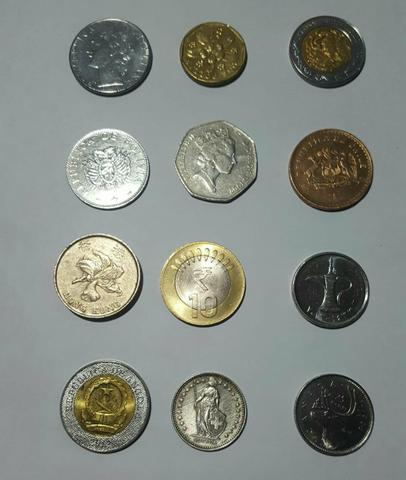
#> input picture Operations with Images/Photos/moedas.jpg, 406 x 480 px
$ python imageHistrogram.py
#> lines starting #> are read from the running program, lines starting #| are printed output that depends on the picture
import cv2
import numpy as np
from matplotlib import pyplot as plt

# Reading the Image from the disk
image = cv2.imread("Photos/moedas.jpg", 0)
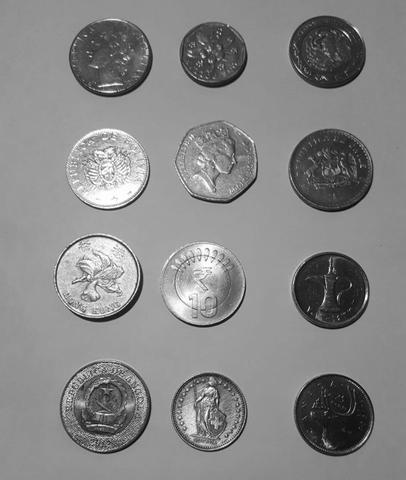
#> image: shape (480, 406); min 1, max 255, mean 135.4
# Crating the histogram
# In this function, We needed to use another funciont (ravel) to transform the data from a matrice 2x2 to a Vector
plt.hist(image.ravel(), 256, [0, 256])
cv2.imshow("Imagem Original", image)
# Show the data in the screen
plt.show()
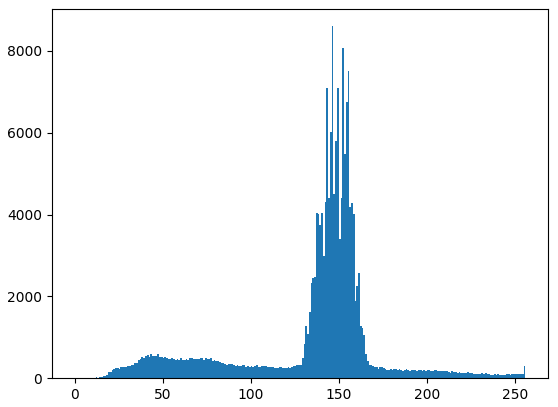
#> figure drawn by matplotlib, 1 panel; tallest bar 8606 high, from x = 146 to 147
cv2.waitKey()
cv2.destroyAllWindows()

# ColorFull Histogram

imageColor = cv2.imread("soccer.jpg")
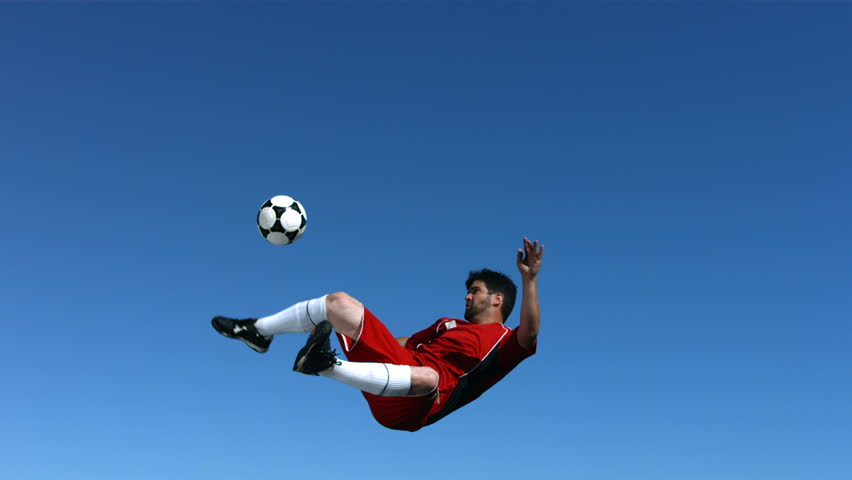
#> input picture Operations with Images/soccer.jpg, 852 x 480 px
#> imageColor is the input picture: shape (480, 852, 3); mean B, G, R 165, 107.1, 57.8
color = ('b', 'g', 'r')  # List of Colors of Histogram

for i, col in enumerate(color):
    histogram = cv2.calcHist([imageColor], [i], None, [256], [0, 256])
    # We used an function to calc the histogram using OpenCV
    plt.plot(histogram, color=col)
    plt.xlim([0, 256])

# Showing the data on the screen
cv2.imshow("Imagaem Original", imageColor)
plt.show()
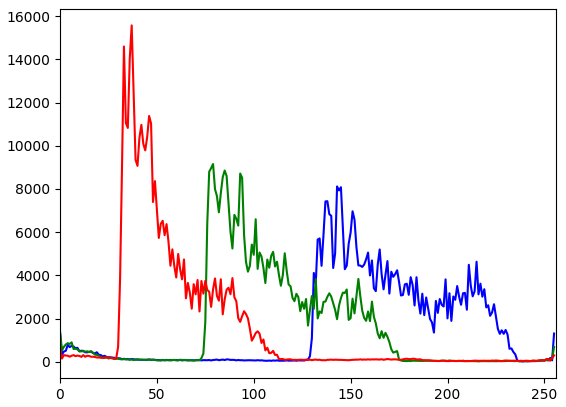
#> figure drawn by matplotlib, 1 panel; curve peaks at x = 143, y = 8117; curve peaks at x = 79, y = 9154; curve peaks at x = 37, y = 15574
cv2.waitKey()
cv2.destroyAllWindows()

# Test
